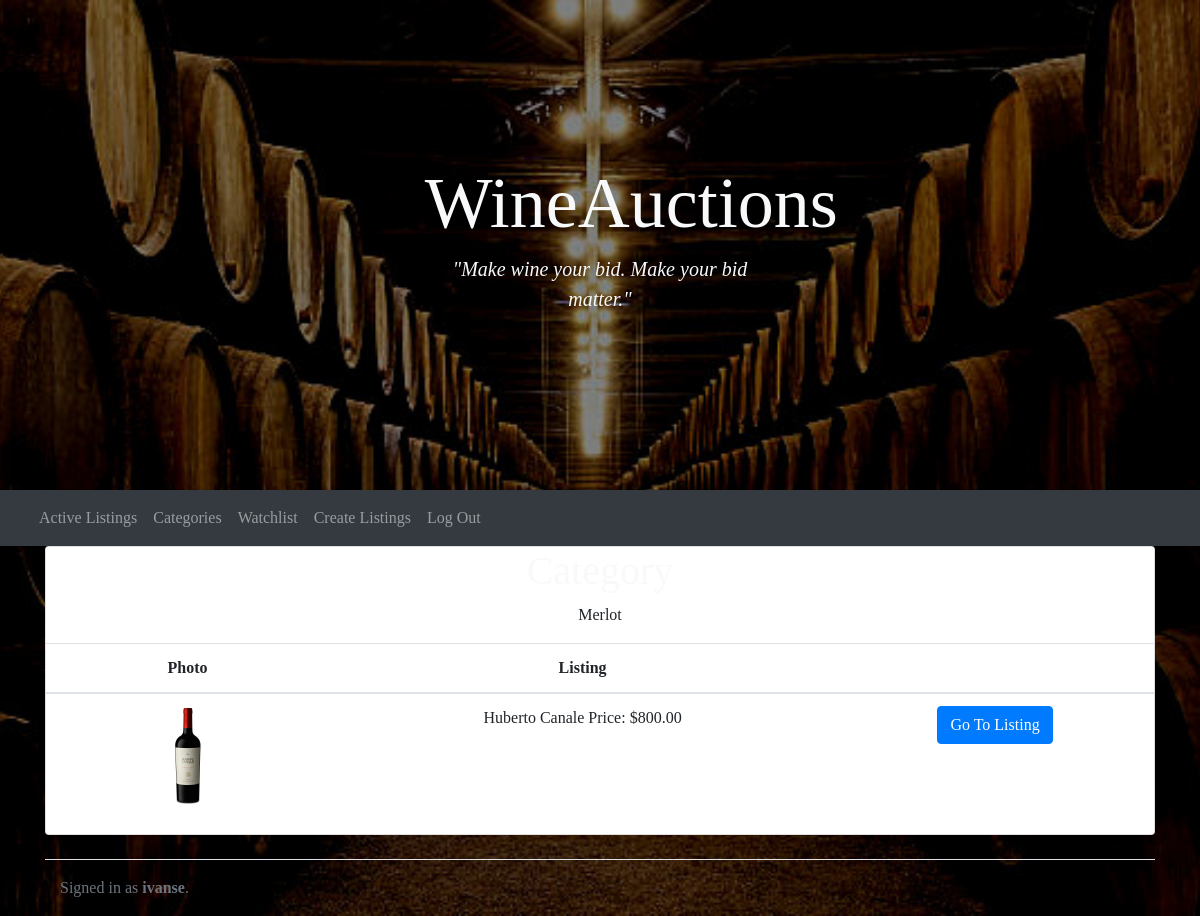
Page /categorie/mt (signed in) on the committed database.
### auctions/models.py (models this page shows)
class listing(models.Model):
    item = models.CharField(max_length=255)
    description = models.CharField(max_length=255, blank=True)
    price = models.DecimalField(max_digits=10, decimal_places=2)
    category = models.CharField(max_length=67, choices=dicCategorie)
    tophorizon = models.DateTimeField(auto_now_add=True, blank=True)
    owner = models.ForeignKey(
        User, on_delete=models.CASCADE, related_name="owners")
    bid = models.ManyToManyField(bid, blank=True, related_name="bid")
    comments = models.ManyToManyField(
        comment, blank=True, related_name="comments")
    photo = models.CharField(max_length=150, blank=True)
    closed = models.BooleanField(default=False)

class User(AbstractUser):
    pass

### auctions/views.py (the view)
# urls.py: path("categorie/<str:category>", views.add_category_view, name="show"),
@login_required
def add_category_view(request,category):
    category_ = category
    listings_ = listing.objects.filter(category=category_)
    cat_ = dict(dicCategorie)
    return render(request, 'auctions/categorie.html', {
        "listings": listings_,
        "category": cat_[category_]
    })

### auctions/templates/auctions/categorie.html
{% extends 'auctions/layout.html' %}
{% block body %}
<div class="container">
  <div class="card" >
    <h1 class="text-light">Category</h1>
    <p>{{ category }}</p>
    <table class="table">
      <thead>
        <tr>
          <th scope="col">Photo</th>
          <th scope="col">Listing</th>
          <th scope="col"></th>
        </tr>
      </thead>
      <tbody>
          {% for listing in listings %}
        <tr>
          <th scope="row">
            <img src="/static/media/{{ listing.photo }}" alt="image" style="width: 100px; height: auto">
          </th>
          <td>
            {{ listing.description }}
            Price: ${{ listing.price }}
          </td>
          <td>
            <a href="{% url 'listing' listing.id %}" type="submit" class="btn btn-primary">Go To Listing</a>
          </td>
        </tr>
          {% endfor %}
      </tbody>
    </table>
  </div>
</div>
{% endblock %}

### auctions/templates/auctions/layout.html (shortened to what this page needs)
{% load static %}
<!DOCTYPE html>
<html lang="en">
<head>
  <link rel="stylesheet" href="https://stackpath.bootstrapcdn.com/bootstrap/4.4.1/css/bootstrap.min.css"
>
  <link href="{% static 'auctions/styles.css' %}" rel="stylesheet">
</head>
<body>
  <div class="position-relative overflow-hidden p-3 p-md-5 m-md-3 text-center ">
    <div class="col-md-5 p-lg-5 mx-auto my-5">
      <h1 class="display-3 fw-normal text-light">WineAuctions </h1>
      <p class="lead fw-normal"><i class="fas fa-wine-bottle text-light">"Make wine your bid. Make your bid matter."</i>
      </p>
    </div>
  </div>
  <nav class="navbar navbar-expand-sm navbar-dark bg-dark" aria-label="Third navbar example">
    <div class="container-fluid">
      <div class="collapse navbar-collapse" id="navbarsExample03">
        <ul class="navbar-nav me-auto mb-2 mb-sm-0">
          <li class="nav-item">
            <a class="nav-link" href="{% url 'index' %}">Active Listings</a>
          </li>
          <li class="nav-item">
            <a class="nav-link" href="{% url 'categories' %}">Categories</a>
          </li>
          <li class="nav-item">
            <a class="nav-link" href="{% url 'watchlist' %}">Watchlist</a>
          </li>
          <li class="nav-item">
            <a class="nav-link" href="{% url 'create_listings' %}">Create Listings</a>
          </li>
          {% if user.is_authenticated %}
          <li class="nav-item">
            <a class="nav-link" href="{% url 'logout' %}">Log Out</a>
          </li>
          {% endif %}
        </ul>
      </div>
    </div>
  </nav>
  <div class="container-fluid justify-content-center">
    {% block body %}
    {% endblock %}
  </div>
  <div class="container">
    <footer class="d-flex flex-wrap justify-content-between align-items-center py-3 my-4 border-top">
      <div class="col-md-4 d-flex align-items-center">
        <span class="text-muted">{% if user.is_authenticated %}
          Signed in as <strong>{{ user.username }}</strong>.
          {% else %}
          Not signed in.
          {% endif %}</span>
      </div>
    </footer>
  </div>
</body>
</html>

### auctions/static/auctions/styles.css (style rules this page uses)
html,body { height: 100%; width: 100%; }

### rows in the picture
listing: photo (picture), description "Huberto Canale", price "800.00"
User: username "ivanse"

### other values in the picture
{{ category }} "Merlot"
